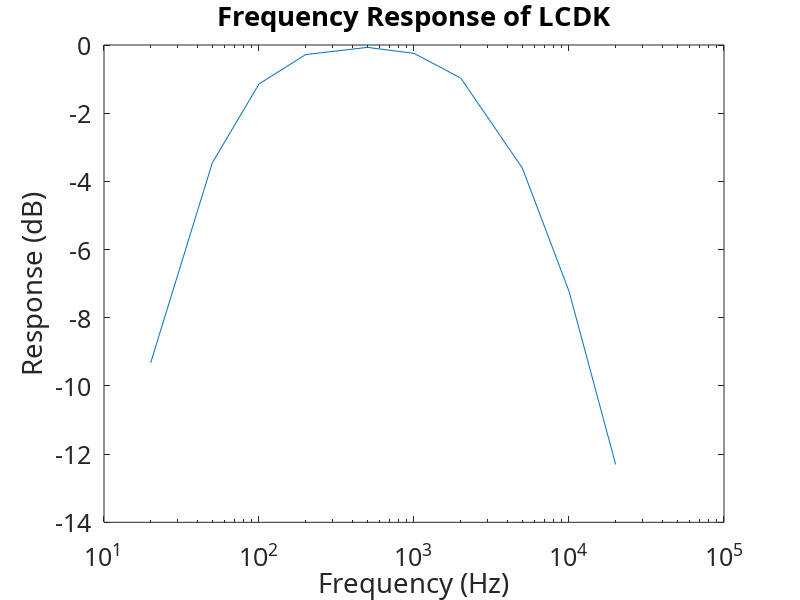

This figure's MATLAB source:
% Line thinning algorithm demonstration
% TODO: This! The code below is just left over from a previous lab.

set(0, 'DefaultAxesFontSize', 18);
set(0, 'DefaultAxesFontName', 'Bistream Vera Sans Mono')

% Part 1a
x = zeros(10);
y = zeros(10);
x(1) = 20;      y(1) = 172;
x(2) = 50;      y(2) = 338;
x(3) = 100;     y(3) = 441;
x(4) = 200;     y(4) = 487;
x(5) = 500;     y(5) = 499;
x(6) = 1000;	y(6) = 489;
x(7) = 2000;	y(7) = 450;
x(8) = 5000;	y(8) = 332;
x(9) = 10000;	y(9) = 219;
x(10) = 20000;	y(10) = 122;
fprintf('Frequency Response of LCDK\n');
for i = 1:10
    y(i) = 20.*log10(y(i)/503);
    fprintf('%d Hz:\t%f dB\n', x(i), y(i));
end
fprintf('\n');
figure(1);
semilogx(x, y);
title('Frequency Response of LCDK');
xlabel('Frequency (Hz)');
ylabel('Response (dB)');